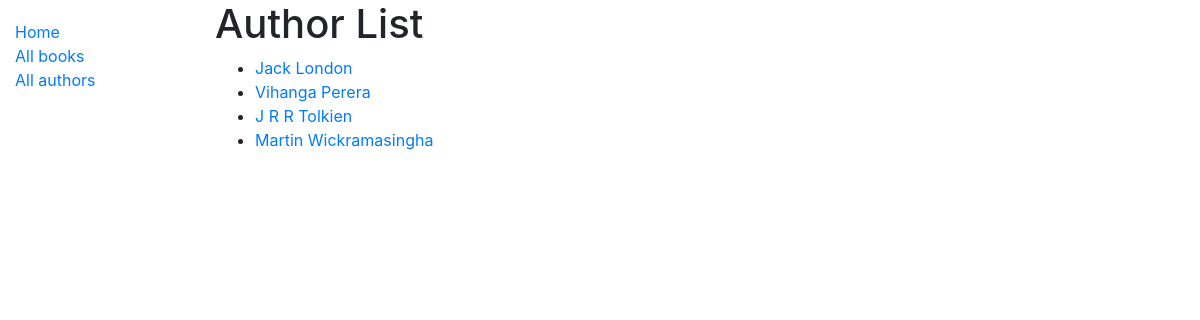
Screenshot of /catalog/authors/ with the database file from the repository.
### catalog/models.py (models this page shows, shortened)
class Author(models.Model):
	first_name = models.CharField(max_length = 100)
	last_name = models.CharField(max_length = 100)
	date_of_birth = models.DateField(null = True, blank = True)
	date_of_death = models.DateField('Died', null = True, blank = True)
	class Meta:
		ordering =['last_name', 'first_name']
	def get_absolute_url(self):
		return reverse('author-detail', args = [str(self.id)])

### catalog/views.py (the view)
# urls.py: path('authors/', views.AuthorListView.as_view(), name = 'authors'),
class AuthorListView(generic.ListView):
	model = Author
	paginate_by = 5

### catalog/templates/catalog/author_list.html
{% extends "base_generic.html" %}
{% block content %}
  <h1>Author List</h1>
  {% if author_list %}
  <ul>
    {% for author in author_list %}
      <li>
        <a href="{{ author.get_absolute_url }}">{{ author.first_name }} {{ author.last_name }}</a>
      </li>
    {% endfor %}
  </ul>
  {% else %}
    <p>There are no authors on record at the moment.</p>
  {% endif %}
{% endblock %}

### rows the page displays
Author: first_name "Jack", last_name "London"
Author: first_name "Vihanga", last_name "Perera"
Author: first_name "J R R", last_name "Tolkien"
Author: first_name "Martin", last_name "Wickramasingha"
